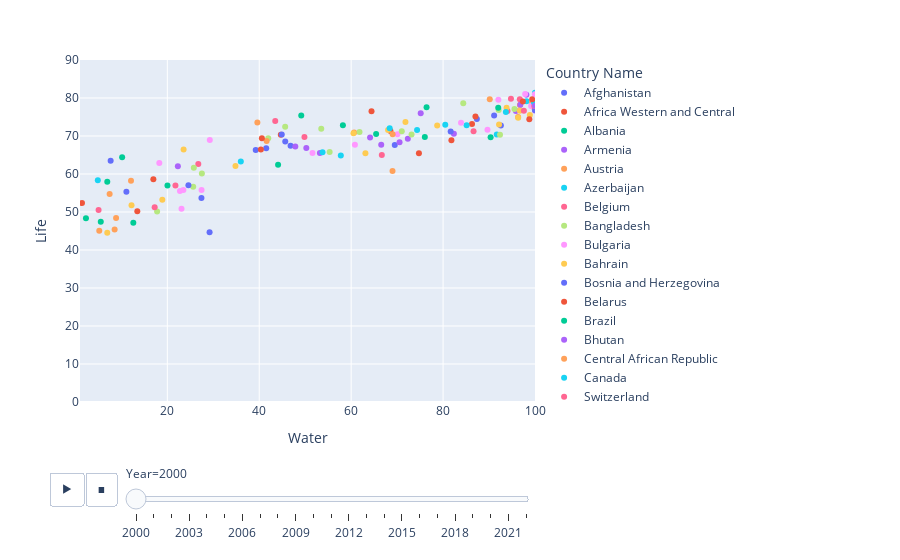

Notebook source saved alongside this figure:
### Code cell
import pandas as pd
import plotly.express as px

pd_merge = pd.read_csv('datasets/water_life.csv')
pd_merge.dropna(inplace=True)

fig = px.scatter(pd_merge, x='Water', y='Life', animation_frame='Year', animation_group='Country Name', color='Country Name', hover_name='Country Name', size_max=55, range_x=[1,100], range_y=[0,90])
fig.show()
